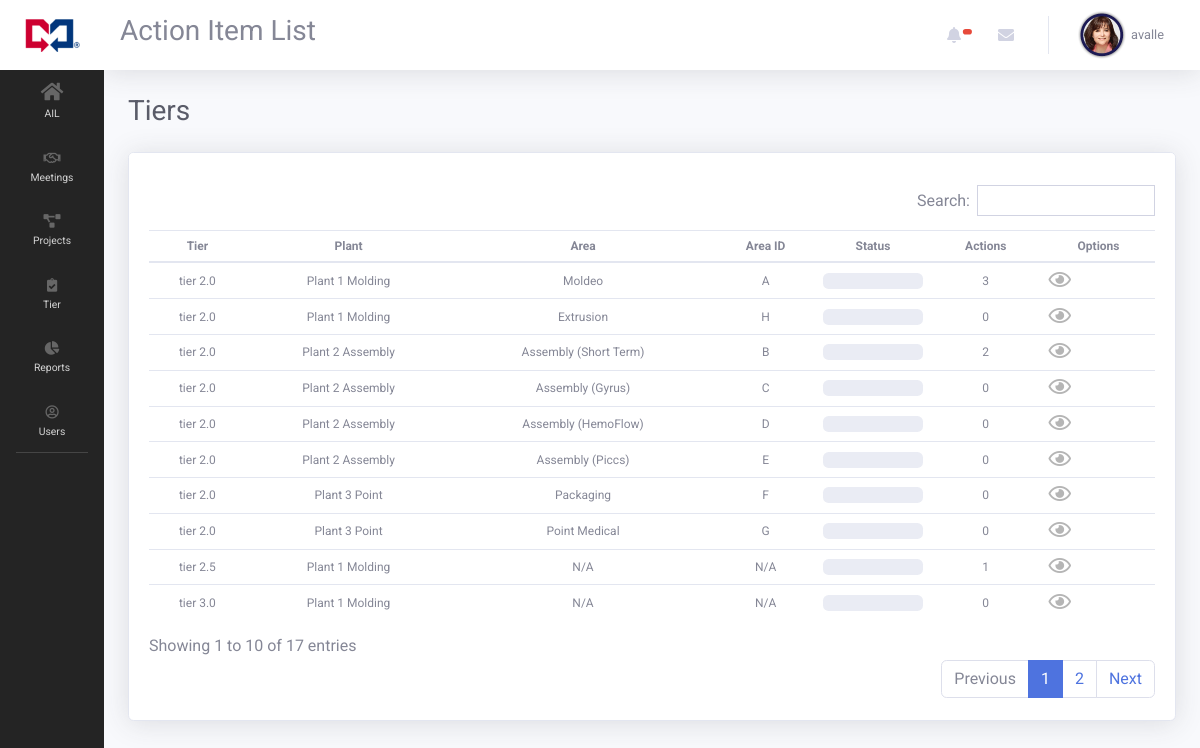
Screenshot of /index.php?page=tier_list (signed in) with the database file from the repository.
### tables this page shows
CREATE TABLE `tiers` (
  `tier_id` int(11) NOT NULL,
  `tier_name` varchar(255) NOT NULL,
  `tier_plant` int(11) NOT NULL,
  `tier_active` int(1) NOT NULL DEFAULT 1
);

CREATE TABLE `plants` (
  `plant_id` int(11) NOT NULL,
  `plant_name` varchar(255) NOT NULL,
  `plant_active` int(1) NOT NULL DEFAULT 1
);

CREATE TABLE `tier_area` (
  `area_id` int(11) NOT NULL,
  `area_name` varchar(255) NOT NULL,
  `tier_id` int(11) NOT NULL,
  `area_ident` varchar(255) NOT NULL
);

### classes/Login.php (called while the page is built, shortened)
<?php
class Login
{
    public function isQuatroAppUserLoggedIn()
    {
        if (isset($_SESSION['quatroapp_user_login_status']) AND $_SESSION['quatroapp_user_login_status'] == 1) {
            return true;
        }
        return false;
    }
}

### settings/settings.php (called while the page is built, shortened)
<?php
if(isset($_GET['page']))
    $page = $_GET['page'];
else
    $page = "";
if($page == "main_table" || $page == "ail_report" || $page == "project_list" || $page == "project_list_lean" || $page == "project_view" || $page == "view_update" || $page == "report")
{
    $datatablesop = 2;
}
else
{
    $datatablesop = 1;
}
?>

### views/pages/tiers/tier_list.php (the view, shortened to what this page needs)
<h1 class="h3 mb-4 text-gray-800">Tiers</h1>
<div class="card shadow mb-4">
    <div class="card-header py-3">
    </div>
        <div class="card-body">
            <div style="margin-top:-20px;" class="table-responsive">
            <table  style="font-size: 14px; vertical-align:middle; " class="table  order-column " id="dataTableExcel" width="100%" cellspacing="0">
                <thead>
                <tr>
                    <th style="text-align: center;">Tier</th>
                    <th style="text-align: center;">Plant</th>
                    <th style="text-align: center;">Area</th>
                    <th style="text-align: center;">Area ID</th>
                    <th style="width: 100px;text-align: center;">Status</th>
                    <th style="width: 100px;text-align: center;">Actions</th>
                    <th style="width: 100px;text-align: center;">Options</th>
                </tr>
                </thead>
                <tbody>
                    <?php
                    $query = "SELECT * FROM tiers
                    LEFT JOIN plants ON tiers.tier_plant = plants.plant_id
                    LEFT JOIN tier_area ON tier_area.tier_id = tiers.tier_id
                    WHERE tier_active = 1 ";
                    $result = mysqli_query($connection, $query);
                    while($row = mysqli_fetch_array($result)):
                    ?>
                        <tr>
                            <td style="text-align: center;"><?php echo $row['tier_name']; ?></td>
                            <td style="text-align: center;"><?php echo $row['plant_name'];  ?></td>
                            <td style="text-align: center;"><?php if($row['area_name'] == ""){echo "N/A";}else{echo $row['area_name'];}  ?></td>
                            <td style="text-align: center;"><?php if($row['area_ident'] == ""){echo "N/A";}else{echo $row['area_ident'];} ?></td>
                            <td style="text-align: center;">
                                <?php
                                $cont = 0;
                                if($row['area_id'] != NULL)
                                {
                                    $query = "SELECT * FROM tier_actions WHERE action_tier_id = {$row[0]} AND action_tier_area = {$row['area_id']} ";
                                }
                                else
                                {
                                    $query = "SELECT * FROM tier_actions WHERE action_tier_id = {$row[0]} ";
                                }
                                $run = mysqli_query($connection, $query);
                                $total = mysqli_num_rows($run);
                                ?>
                                <div data-toggle='tooltip' data-placement='left' title='<?php echo  $cont . " Of " . $total . " Tasks Completed"?>' class="progress">
                                </div>
                            </td>
                            <td class="text-center">
                                <?php echo $total; ?>
                            </td>
                            <td>
                                <a href='index.php?page=tier_view&tier_id=<?php echo $row[0]?><?php if($row['area_id'] != ""){echo "&area_id={$row['area_id']}";}else{echo "";} ?>'  class='' ><i data-toggle='tooltip' data-placement='left' title='View Actions' style='font-size: 20px; color:#b5b5b5' class='far fa-eye options'></i></a>
                            </td>
                        </tr>
                    <?php endwhile; ?>
                </tbody>
            </table>
        </div>
    </div>
</div>

### index.php (shortened to what this page needs)
<?php
require_once("settings/settings.php");
require_once("classes/Login.php");
$login = new Login();
if ($login->isQuatroAppUserLoggedIn() == true)
{
    include("views/logged_in.php");
}
else
{
    include("views/not_logged_in.php");
}

### views/includes/header.php (shortened to what this page needs)
<!DOCTYPE html>
<html lang="en">
<head>
  <link href="views/assets/vendor/fontawesome-free/css/all.min.css" rel="stylesheet" type="text/css">
  <link href="views/assets/css/sb-admin-2.css" rel="stylesheet">
  <?php
  if($datatablesop == 2):
  ?>
  <link href="views/assets/vendor/datatablesbutton/datatables.css" rel="stylesheet">
  <link href="views/assets/vendor/datatablesbutton/buttons.css" rel="stylesheet">
  <link href="views/assets/vendor/datatables/fixed.css" rel="stylesheet">
  <?php else: ?>
  <link href="views/assets/vendor/datatables/dataTables.bootstrap4.css" rel="stylesheet">
  <?php endif; ?>
  <link href="views/assets/vendor/datepicker/css/bootstrap-datepicker.css" rel="stylesheet">
  <link href="views/assets/vendor/dropzone/dropzone.css" rel="stylesheet">
  <link href="views/assets/vendor/dropzone/basic.css" rel="stylesheet">
  <link href="views/assets/vendor/bootstrap-slider/slider.css" rel="stylesheet">
  <link href="https://cdn.jsdelivr.net/npm/select2@4.1.0-beta.1/dist/css/select2.min.css" rel="stylesheet" />
</head>

### views/includes/sidebar.php (shortened to what this page needs)
<body id="page-top">
  <div id="wrapper">
    <ul class="navbar-nav bg-dark-s sidebar sidebar-dark accordion toggled" id="accordionSidebar">
      <a style="background-color: white;" class="sidebar-brand d-flex align-items-center justify-content-center" href="index.php">
        <img width="55px;" class="img-fluid" src="views/assets/img/mcolor.png">
      </a>
      <li class="nav-item">
        <a class="nav-link " href="index.php">
        <i style="font-size: 20px;" class='fas fa-home '></i>
          <span>AIL</span></a>
      </li>
      <li class="nav-item">
        <a class="nav-link collapsed" href="#" data-toggle="collapse" data-target="#ail" aria-expanded="true" aria-controls="collapseTwo">
        <i class="far fa-handshake"></i>
        <span>Meetings</span>
        </a>
      </li>
      <li class="nav-item">
        <a class="nav-link collapsed" href="#" data-toggle="collapse" data-target="#andonRespond" aria-expanded="true" aria-controls="collapseTwo">
        <i class="fas fa-project-diagram"></i>
        <span>Projects</span>
        </a>
      </li>
      <li class="nav-item">
        <a class="nav-link collapsed" href="#" data-toggle="collapse" data-target="#tiers" aria-expanded="true" aria-controls="collapseTwo">
        <i class="fas fa-clipboard-check"></i>
        <span>Tier</span>
        </a>
      </li>
      <li class="nav-item">
        <a class="nav-link collapsed" href="#" data-toggle="collapse" data-target="#andonReports" aria-expanded="true" aria-controls="collapseTwo">
        <i class="fas fa-chart-pie"></i>
        <span>Reports</span>
        </a>
      </li>
      <?php
      if($_SESSION['quatroapp_user_level'] >= 1):
      ?>
      <li class="nav-item">
        <a class="nav-link collapsed" href="#" data-toggle="collapse" data-target="#users" aria-expanded="true" aria-controls="collapseTwo">
        <i class="far fa-user-circle"></i>
        <span>Users</span>
        </a>
      </li>
      <?php
      endif;
      ?>
      <hr class="sidebar-divider d-none d-md-block">
    </ul>

### views/includes/topbar.php (shortened to what this page needs)
<div id="content-wrapper" class="d-flex flex-column">
<div id="content">
  <nav class="navbar navbar-expand navbar-light bg-white topbar mb-4 static-top shadow">
    <h3>Action Item List</h3>
    <ul class="navbar-nav ml-auto">
      <li class="nav-item dropdown no-arrow mx-1">
        <a class="nav-link dropdown-toggle" href="#" id="alertsDropdown" role="button" data-toggle="dropdown" aria-haspopup="true" aria-expanded="false">
          <i class="fas fa-bell fa-fw"></i>
          <span style="font-size: 16px;" class="badge badge-danger badge-counter"><div id="alert-num"></div></span>
        </a>
      </li>
      <li class="nav-item dropdown no-arrow mx-1">
        <a class="nav-link dropdown-toggle" href="#" id="messagesDropdown" role="button" data-toggle="dropdown" aria-haspopup="true" aria-expanded="false">
          <i class="fas fa-envelope fa-fw"></i>
        </a>
      </li>
      <li class="nav-item dropdown no-arrow">
        <a class="nav-link dropdown-toggle" href="#" id="userDropdown" role="button" data-toggle="dropdown" aria-haspopup="true" aria-expanded="false">
          <img style="width: 50px; height:auto;" class="img-profile rounded-circle" src="<?php echo $_SESSION['quatroapp_user_image'] ?>">&nbsp;
          <span class="mr-2 d-none d-lg-inline text-gray-600 small"><?php echo $_SESSION['quatroapp_user_name']; ?></span>
        </a>
      </li>
    </ul>
  </nav>
  <div class="container-fluid">

### views/logged_in.php (shortened to what this page needs)
<?php
require_once("views/includes/header.php");
require_once("views/includes/sidebar.php");
require_once("views/includes/topbar.php");
switch($page)
{
    case "tier_list":
        include("pages/tiers/tier_list.php");
    break;
}
require_once("views/includes/footer.php"); ?>

### views/includes/footer.php (shortened to what this page needs)
</div>
      </div>
    </div>
  </div>
</body>
</html>

### views/includes/header.php (style rules this page uses)
body { font-family: 'Roboto', sans-serif; }
tr { font-size: 12px; }
.table-responsive { width: 100%; }
.card-header { background-color: #fff; border-bottom: #fff; }
td { vertical-align: middle; }
.odd { vertical-align: middle; }
.even { vertical-align: middle; }
.bg-dark-s { background-color: #242424; }

### rows the page displays
tiers: tier_name "tier 2.0", plants.plant_name "Plant 1 Molding", tier_area.area_name "Moldeo", tier_area.area_ident "A", total "3", tier_area.area_name "Extrusion", tier_area.area_ident "H", total "0"
tiers: tier_name "tier 2.0", plants.plant_name "Plant 2 Assembly", tier_area.area_name "Assembly (Short Term)", tier_area.area_ident "B", total "2", tier_area.area_name "Assembly (Gyrus)", tier_area.area_ident "C", total "0", tier_area.area_name "Assembly (HemoFlow)", tier_area.area_ident "D", tier_area.area_name "Assembly (Piccs)", tier_area.area_ident "E"
tiers: tier_name "tier 2.0", plants.plant_name "Plant 3 Point", tier_area.area_name "Packaging", tier_area.area_ident "F", total "0", tier_area.area_name "Point Medical", tier_area.area_ident "G"
tiers: tier_name "tier 2.5", plants.plant_name "Plant 1 Molding", shows "N/A", total "1"
tiers: tier_name "tier 3.0", plants.plant_name "Plant 1 Molding", shows "N/A", total "0"

### other values shown
$_SESSION['quatroapp_user_name'] "avalle"
